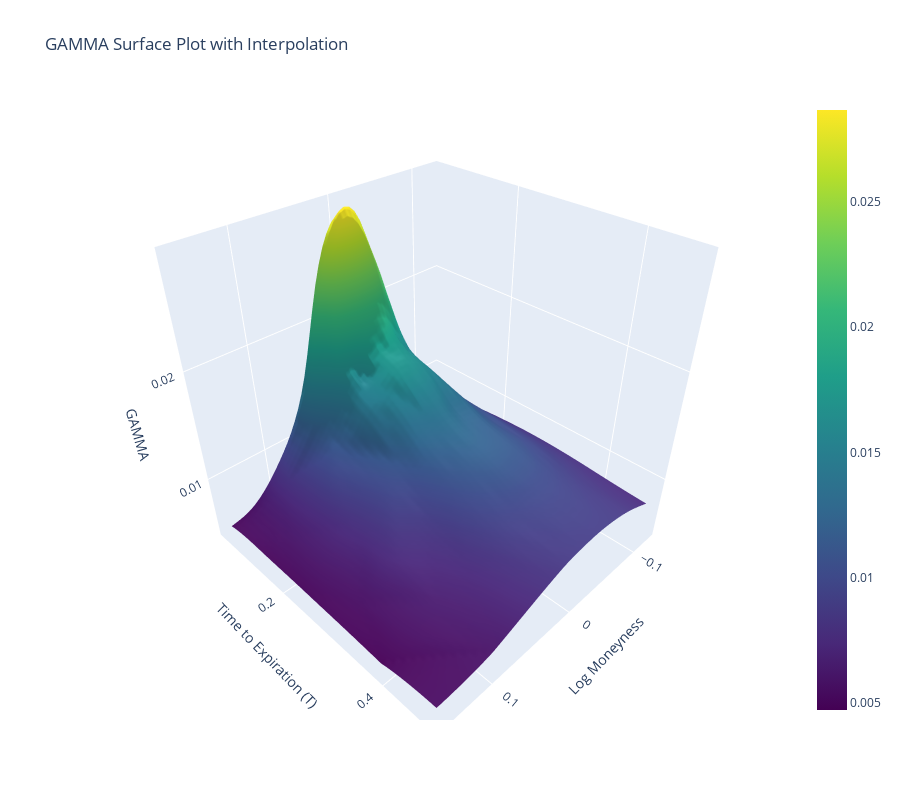

The cell this chart's notebook holds for it:
### Code cell
plot_greeks_surface(df_greeks, greek = 'gamma')

### Figure 1 — Plotly figure (JSON) as saved in the notebook; plotly's stock layout.template omitted (floating-point values rounded to 4 significant figures; data arrays with more than 128 entries replaced by an {"elided": "..."} marker saying what was removed)
{"data": [{"colorscale": [[0, "#440154"], [0.1111, "#482878"], [0.2222, "#3e4989"], [0.3333, "#31688e"], [0.4444, "#26828e"], [0.5556, "#1f9e89"], [0.6667, "#35b779"], [0.7778, "#6ece58"], [0.8889, "#b5de2b"], [1, "#fde725"]], "connectgaps": true, "type": "surface", "x": {"elided": "50x50 float values"}, "y": {"elided": "50x50 float values"}, "z": {"elided": "50x50 float values"}}], "layout": {"height": 800, "scene": {"xaxis": {"title": {"text": "Log Moneyness"}}, "yaxis": {"title": {"text": "Time to Expiration (T)"}}, "zaxis": {"title": {"text": "GAMMA"}}}, "title": {"text": "GAMMA Surface Plot with Interpolation"}, "width": 900}}
